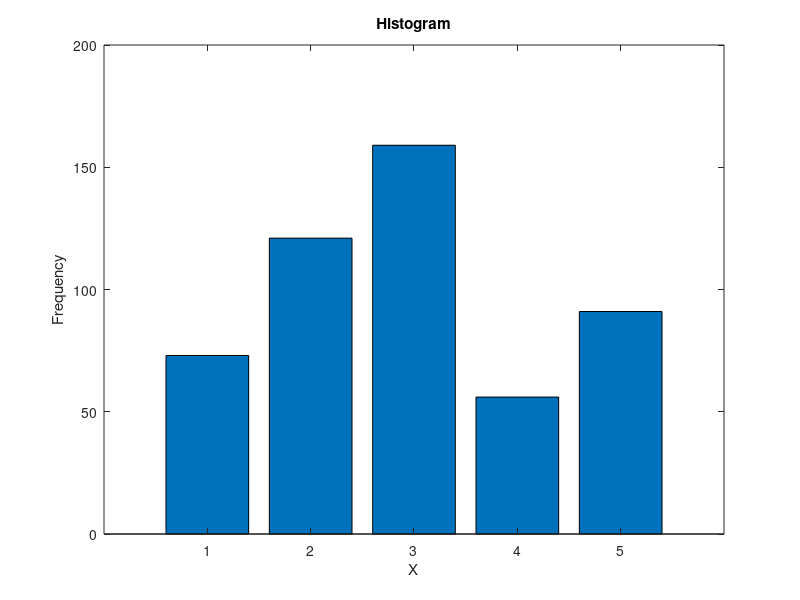

This figure's MATLAB source:
prob_mass_func=[.15,.22,.33,.10,.20];
n=500; acc=zeros(1,n); rej=zeros(1,n); c=1.65;irej=1;iacc=1;
while iacc<=n
    y=unidrnd(5);
    u=rand(1);
    if u <= prob_mass_func(y)/(c*(1/5)); %formula for comparing u in step 3 

        acc(iacc)=y;
        iacc=1+iacc;
    else 
        rej(irej)=y;
        irej=1+irej;
    end
end 
 
accept=hist(acc,5);
bar(accept);
title('Histogram')
xlabel('X');
ylabel('Frequency');
disp(accept/500);
